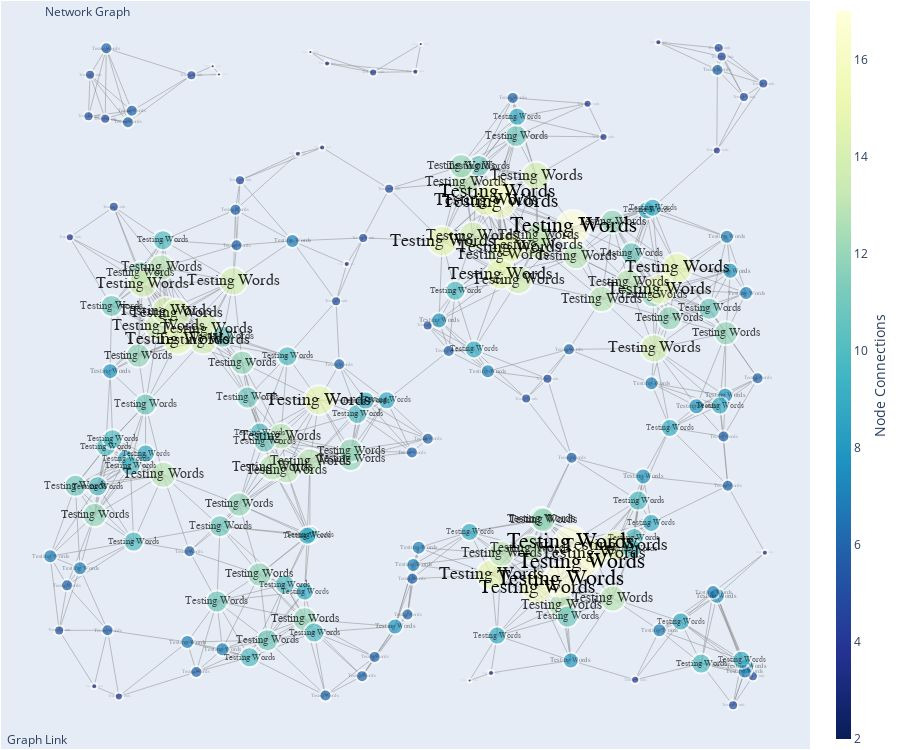

Notebook cell for this chart:
### Markdown cell above
Create Network Graph

### Code cell
fig = go.Figure(data=[edge_traces, node_trace],
                layout=go.Layout(
                    title='<br>Network Graph',
                    titlefont_size=12,
                    height=750,
                    width=None,
                    showlegend=False,
                    hovermode='closest',
                    margin=dict(b=1,l=1,r=1,t=1), # b=20,l=5,r=5,t=40
                    annotations=[dict(text="Graph <a href=''>Link</a>",
                                      showarrow=False,
                                      xref="paper", yref="paper",
                                      x=0.005,
                                      y=-0.002)],
                    xaxis=dict(showgrid=False,
                               zeroline=False,
                               showticklabels=False),
                    yaxis=dict(showgrid=False,
                               zeroline=False,
                               showticklabels=False),)
                )

for trace in text_trace:
    fig.add_trace(trace)

fig.show()
